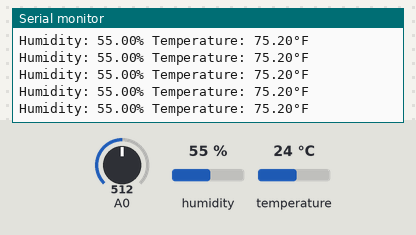
Recording of a sketch running on a simulated Arduino Uno, built with avr-gcc and run on an emulated ATmega328P. Shown: the last lines printed to the serial monitor. The inputs (shaded band) are chosen by the test bench; at power-on: A0 = 512, humidity 55 %, temperature 24 °C.

Above: at 7.2 s.
7.3 s: A0 set to 538
At 7.49 s:
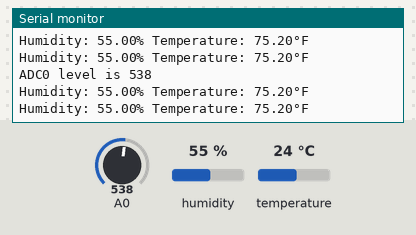
25.3 s: A0 set to 306
31.3 s: A0 set to 279
At 31.43 s:
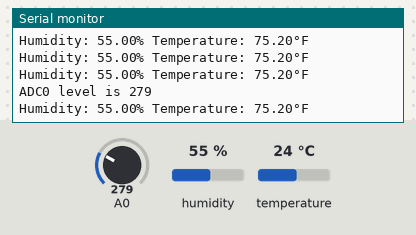
Timing chart, 0 to 34.3 s (numbered marks = the images above; inputs shaded):
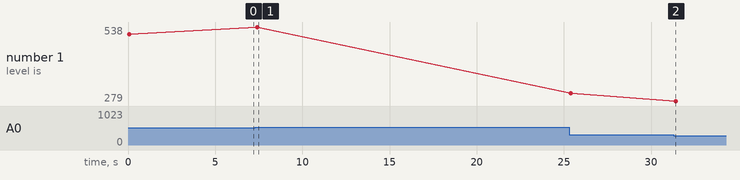

Measured:
- after the input at 7.3 s, the serial monitor: prints a new line after 0.11 s (image 1)
- after the input at 31.3 s, the serial monitor: prints a new line after 0.10 s (image 2)
- plotted number 1: 512 → 538 after the input at 7.3 s, 538 → 306 after the input at 25.3 s, 306 → 279 after the input at 31.3 s

The sketch:

ADC_code.ino
```cpp
//ADC code for CPE 301 project - this is for the water sensor and DHT
//prints to serial monitor, constant measuring
//Susu Pelger

#include <DHT.h> //library for DHT sensor

#define DHTPIN A1 //digital pin A1
#define DHTTYPE DHT11

DHT dht(DHTPIN, DHTTYPE);

//pointers for ADC
volatile unsigned char *my_ADMUX = (unsigned char*) 0x7C;
volatile unsigned char *my_ADCSRB = (unsigned char*) 0x7B;
volatile unsigned char *my_ADCSRA = (unsigned char*) 0x7A;
volatile unsigned int *my_ADC_DATA = (unsigned int*) 0x78;

int adc_id = 0;
int HistoryValue = 0;
char printBuffer[128];

void setup()
{
    adc_init(); //sets up ADC
    Serial.begin(9600);
    dht.begin();
}

void loop()
{
    //delay(2000); //needed for DHT, not for water sensor

    float humid = dht.readHumidity(); //reads humidity
    float temp = dht.readTemperature(true); //reads temp in F

    if(isnan(humid) || isnan(temp))
    {
        Serial.println("no reading from DHT");
        return;
    }

    Serial.println((String)"Humidity: " +humid+ "% Temperature: " +temp+ "°F");

    unsigned int value = adc_read(0); //reading from pin A0, the water sensor

    if(((HistoryValue>=value) && ((HistoryValue - value) > 10)) || ((HistoryValue<value) && ((value - HistoryValue) > 10)))
    {
      sprintf(printBuffer,"ADC%d level is %d\n",adc_id, value);
      Serial.print(printBuffer);
      HistoryValue = value;
    }
}

void adc_init()
{
    //setup A register
    *my_ADCSRA |= 0b10000000; //set bit 7 to 1 - enable ADC
    *my_ADCSRA &= 0b11011111; //clear bit 5 to 0 - disable ADC trigger mode
    *my_ADCSRA &= 0b11110111; //clear bit 3 to 0 - disable ADC interrupt
    *my_ADCSRA &= 0b11111000; //clear bit 5 to 0 - set prescalar selection to slow reading

    //setup B register
    *my_ADCSRB &= 0b11110111; //clear bit 3 to 0 - reset channel and gain bits
    *my_ADCSRB &= 0b11111000; //clear bits 0-2 to 0 - set free running mode

    //setup MUX register
    *my_ADMUX &= 0b01111111; //clear bit 7 to 0 - AVCC analog reference
    *my_ADMUX |= 0b01000000; //set bit 6 to 1 - AVCC analog reference
    *my_ADMUX &= 0b11011111; //clear bit 5 to 0 - right adjust result
    *my_ADMUX &= 0b11100000; //clear bits 0-4 to 0 - reset channel and gain bits
}

unsigned int adc_read(unsigned char adc_channel)
{
    *my_ADMUX &= 0b11100000; //clear channel selection bits MUX 4-0
    *my_ADCSRB &= 0b11110111; //clear channel selection bit MUX 5

    *my_ADMUX |= adc_channel; //changes based on pin used

    *my_ADCSRA |= 0b01000000; //set bit 6 to 1 - starts conversion
    while ((*my_ADCSRA & 0x40) != 0); //wait for conversion to complete

    return *my_ADC_DATA; //return result in ADC data register
}
```
